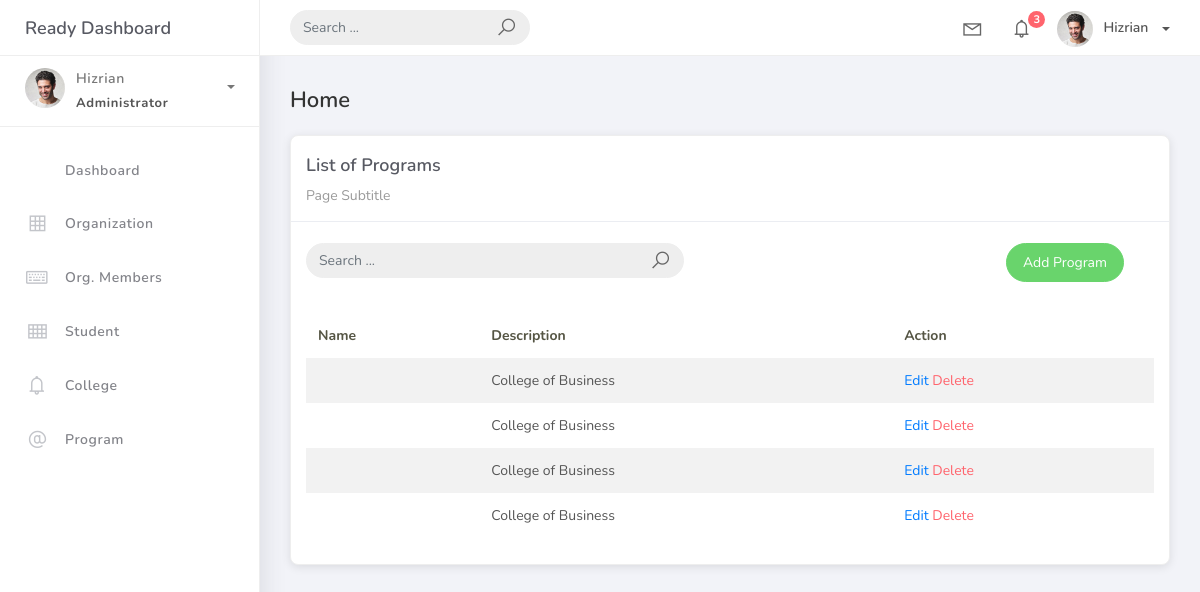
The app's page /programs/, older data.
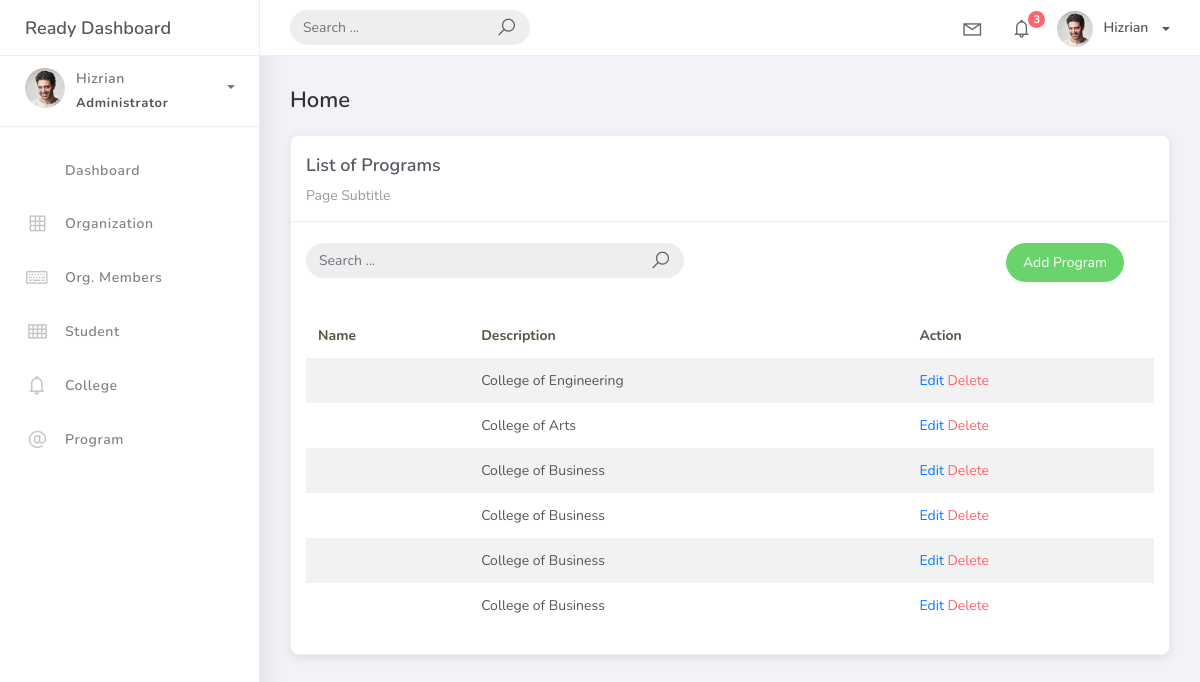
The same page, newer data.
### projectsite/models.py (models this page shows, shortened)
class BaseModel(models.Model):
    created_at = models.DateTimeField(auto_now_add=True, db_index=True)
    updated_at = models.DateTimeField(auto_now=True)
    class Meta:
        abstract = True

class Program(BaseModel):
    program_name = models.CharField(max_length=100)
    college = models.ForeignKey(College, on_delete=models.CASCADE)

class College(BaseModel):
    college_name = models.CharField(max_length=100)
    def __str__(self):
        return self.college_name

### projectsite/views.py (the view)
# urls.py: path('programs/', views.ProgramListView.as_view(), name='program-list'),
class ProgramListView(ListView):
    model = Program
    template_name = 'program_list.html'
    context_object_name = 'programs'
    paginate_by = 10
    def get_queryset(self):
        return Program.objects.select_related('college').prefetch_related(
            'student_set'
        ).annotate(
            student_count=Count('student')
        ).all()

### templates/program_list.html (shortened to what this page needs)
{% extends 'base.html' %} {% load static %} {% block content %}
<div class="content">
<div class="container-fluid">
<h4 class="page-title">Home</h4>
<div class="row">
    <div class="col-md-12">
    <div class="card">
        <div class="card-header">
        <div class="card-title">List of Programs</div>
        <div class="card-category">Page Subtitle</div>
        </div>
        <br />
        <div class="col-md-12 row">
        <div class="col-md-6">
            <form
            class="navbar-left navbar-form nav-search mr-md-3" action="{% url 'program-list' %}">
            <div class="input-group">
                <input
                type="text" placeholder="Search ... " class="form-control" name="q"/>
                <div class="input-group-append">
                <span class="input-group-text">
                    <i class="la la-search search-icon"></i>
                </span>
                </div>
            </div>
            </form>
        </div>
        <div class="col-md-6">
            <div class="pull-right">
            <a
                href="{% url 'program-add' %}" class="btn btn-success btn-rounded" >Add Program</a>
            </div>
        </div>
        </div>
        <div class="card-body">
        <table class="table table-striped mt-3">
            <thead>
            <tr>
                <th scope="col">Name</th>
                <th scope="col">Description</th>
                <th scope="col">Action</th>
            </tr>
            </thead>
            <tbody>
            {% for object in object_list %}
            <tr>
                <td>{{ object.prog_name }}</td>
                <td>{{ object.college }}</td>
                <td>
                <a href="program_list/{{ object.id }}">Edit</a>
                <a href="program_list/{{ object.id }}/delete" class="text-danger">Delete</a></td>
            </tr>
            {% endfor %}
            </tbody>
        </table>
        </div>
    </div>
    </div>
</div>
</div>
</div>
{% endblock %}

Row changes from the older to the newer data that the page shows:
added Program: college "College of Engineering"
added Program: college "College of Arts"
